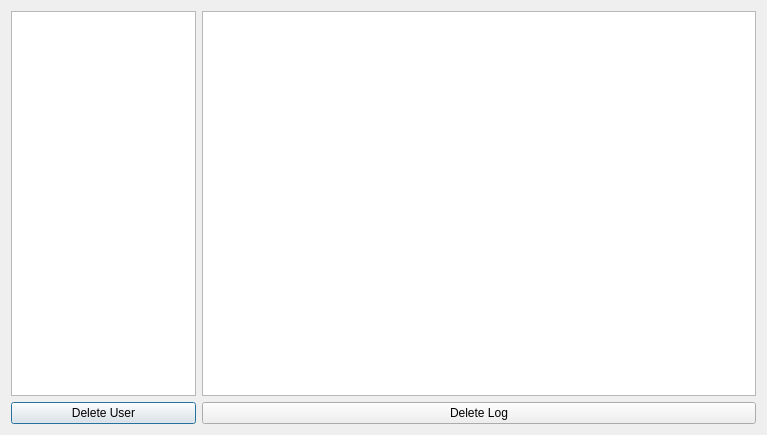
<?xml version="1.0" encoding="UTF-8"?>
<ui version="4.0">
 <class>loginLogDialog</class>
 <widget class="QDialog" name="loginLogDialog">
  <property name="geometry">
   <rect>
    <x>0</x>
    <y>0</y>
    <width>767</width>
    <height>435</height>
   </rect>
  </property>
  <property name="windowTitle">
   <string>User Log</string>
  </property>
  <layout class="QVBoxLayout" name="verticalLayout">
   <item>
    <layout class="QGridLayout" name="gridLayout">
     <item row="0" column="0">
      <widget class="QListWidget" name="userListWidget">
       <property name="sizePolicy">
        <sizepolicy hsizetype="Preferred" vsizetype="Expanding">
         <horstretch>1</horstretch>
         <verstretch>0</verstretch>
        </sizepolicy>
       </property>
       <property name="maximumSize">
        <size>
         <width>16777215</width>
         <height>16777215</height>
        </size>
       </property>
      </widget>
     </item>
     <item row="0" column="1">
      <widget class="QTableView" name="logTableView">
       <property name="sizePolicy">
        <sizepolicy hsizetype="Preferred" vsizetype="Expanding">
         <horstretch>3</horstretch>
         <verstretch>0</verstretch>
        </sizepolicy>
       </property>
       <property name="selectionMode">
        <enum>QAbstractItemView::SingleSelection</enum>
       </property>
       <property name="selectionBehavior">
        <enum>QAbstractItemView::SelectRows</enum>
       </property>
      </widget>
     </item>
    </layout>
   </item>
   <item>
    <layout class="QHBoxLayout" name="horizontalLayout_2">
     <item>
      <widget class="QPushButton" name="deleteUserPushButton">
       <property name="sizePolicy">
        <sizepolicy hsizetype="Preferred" vsizetype="Fixed">
         <horstretch>1</horstretch>
         <verstretch>0</verstretch>
        </sizepolicy>
       </property>
       <property name="text">
        <string>Delete User</string>
       </property>
      </widget>
     </item>
     <item>
      <widget class="QPushButton" name="deleteLogPushButton">
       <property name="sizePolicy">
        <sizepolicy hsizetype="Preferred" vsizetype="Fixed">
         <horstretch>3</horstretch>
         <verstretch>0</verstretch>
        </sizepolicy>
       </property>
       <property name="text">
        <string>Delete Log</string>
       </property>
      </widget>
     </item>
    </layout>
   </item>
  </layout>
 </widget>
 <resources/>
 <connections/>
</ui>
